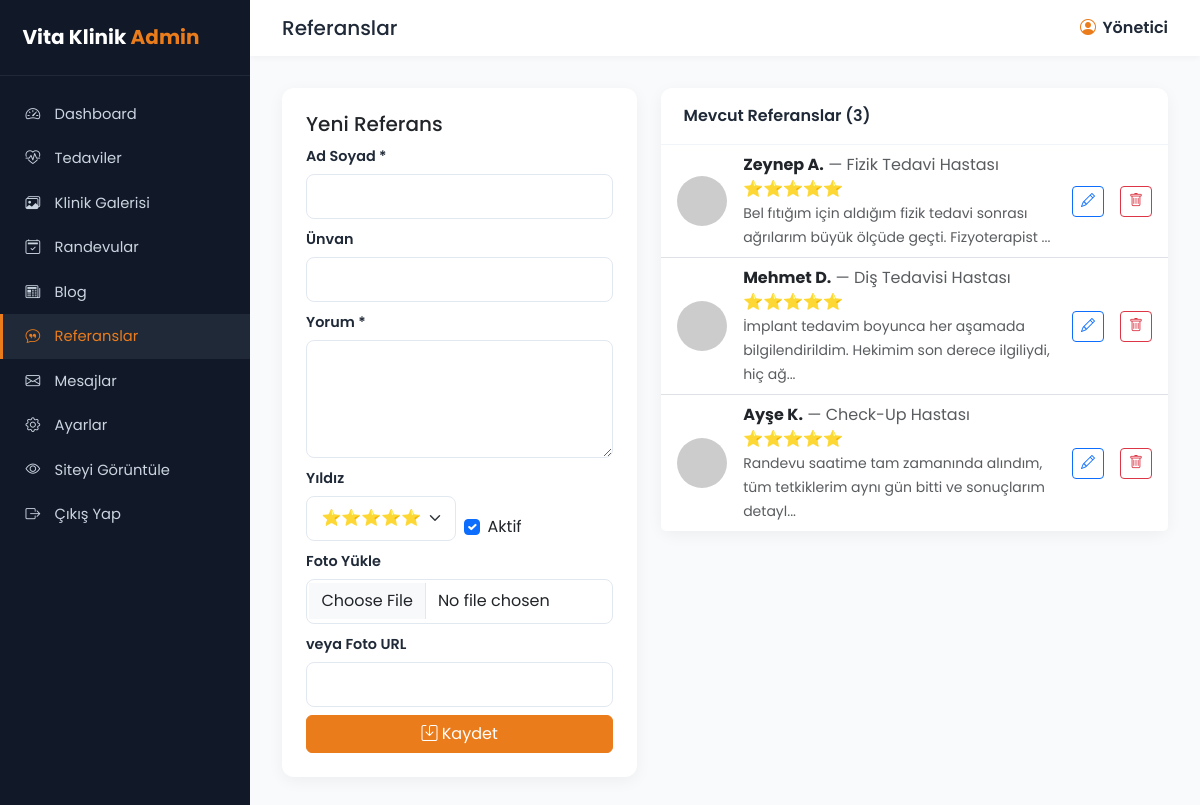
Screenshot of /admin/referanslar.php (signed in) with the database file from the repository.
### tables this page shows
CREATE TABLE `referanslar` (
  `id` INT AUTO_INCREMENT PRIMARY KEY,
  `ad` VARCHAR(100) NOT NULL,
  `unvan` VARCHAR(120),
  `yorum` TEXT,
  `foto` VARCHAR(255),
  `yildiz` TINYINT DEFAULT 5,
  `durum` TINYINT DEFAULT 1
);

### inc/helpers.php (called while the page is built, shortened)
<?php
require_once __DIR__ . '/db.php';
function e($s) { return htmlspecialchars($s ?? '', ENT_QUOTES, 'UTF-8'); }
function ayarlar() {
    static $cache = null;
    if ($cache === null) {
        global $db;
        $cache = [];
        foreach ($db->query("SELECT anahtar, deger FROM ayarlar") as $r) {
            $cache[$r['anahtar']] = $r['deger'];
        }
    }
    return $cache;
}
function ayar($k, $varsayilan = '') {
    $a = ayarlar();
    return $a[$k] ?? $varsayilan;
}

### admin/inc/auth.php (called while the page is built, shortened)
<?php
require_once __DIR__ . '/../../inc/helpers.php';
$adminAd = $_SESSION['admin_ad'] ?? 'Yönetici';

### admin/referanslar.php (the view, shortened to what this page needs)
<?php
$adminTitle='Referanslar';
require_once __DIR__ . '/inc/crud.php';
$duzId = (int)($_GET['id'] ?? 0);
$d = ['id'=>0,'ad'=>'','unvan'=>'','yorum'=>'','foto'=>'','yildiz'=>5,'durum'=>1];
$liste = $db->query("SELECT * FROM referanslar ORDER BY id DESC")->fetchAll();
require_once __DIR__ . '/inc/header.php';
?>
<div class="row g-4">
  <div class="col-lg-5">
    <form method="post" enctype="multipart/form-data" class="card p-4">
      <h5><?= $duzId?'Referans Düzenle':'Yeni Referans' ?></h5>
      <div class="mb-2"><label class="form-label">Ad Soyad *</label><input class="form-control" name="ad" value="<?= e($d['ad']) ?>" required></div>
      <div class="mb-2"><label class="form-label">Ünvan</label><input class="form-control" name="unvan" value="<?= e($d['unvan']) ?>"></div>
      <div class="mb-2"><label class="form-label">Yorum *</label><textarea class="form-control" name="yorum" rows="4" required><?= e($d['yorum']) ?></textarea></div>
      <div class="row g-2 mb-2">
        <div class="col-6"><label class="form-label">Yıldız</label><select class="form-select" name="yildiz"><?php for($i=5;$i>=1;$i--): ?><option value="<?= $i ?>" <?= $d['yildiz']==$i?'selected':'' ?>><?= str_repeat('⭐',$i) ?></option><?php endfor; ?></select></div>
        <div class="col-6 d-flex align-items-end"><div class="form-check"><input type="checkbox" class="form-check-input" id="durum" name="durum" <?= $d['durum']?'checked':'' ?>><label class="form-check-label" for="durum">Aktif</label></div></div>
      </div>
      <div class="mb-2"><label class="form-label">Foto Yükle</label><input type="file" class="form-control" name="foto_file" accept="image/*"></div>
      <div class="mb-2"><label class="form-label">veya Foto URL</label><input class="form-control" name="foto_url" value="<?= e($d['foto']) ?>"></div>
      <button class="btn btn-primary"><i class="bi bi-save"></i> Kaydet</button>
    </form>
  </div>
  <div class="col-lg-7">
    <div class="card">
      <div class="card-header">Mevcut Referanslar (<?= count($liste) ?>)</div>
      <ul class="list-group list-group-flush">
        <?php foreach($liste as $r): ?>
        <li class="list-group-item d-flex align-items-center gap-3">
          <?php if($r['foto']): ?><img src="<?= e($r['foto']) ?>" style="width:50px;height:50px;border-radius:50%;object-fit:cover"><?php endif; ?>
          <div class="flex-grow-1">
            <strong><?= e($r['ad']) ?></strong> <span class="text-muted">— <?= e($r['unvan']) ?></span>
            <div><?= str_repeat('⭐',(int)$r['yildiz']) ?></div>
            <small class="text-muted"><?= e(mb_substr($r['yorum'],0,90)) ?>...</small>
          </div>
          <a href="?id=<?= $r['id'] ?>" class="btn btn-sm btn-outline-primary"><i class="bi bi-pencil"></i></a>
          <a href="?sil=<?= $r['id'] ?>" class="btn btn-sm btn-outline-danger" onclick="return confirm('Silinsin mi?')"><i class="bi bi-trash"></i></a>
        </li>
        <?php endforeach; ?>
      </ul>
    </div>
  </div>
</div>
<?php require_once __DIR__ . '/inc/footer.php'; ?>

### admin/inc/header.php (shortened to what this page needs)
<?php
require_once __DIR__ . '/auth.php';
$current = basename($_SERVER['SCRIPT_NAME']);
$adminTitle = $adminTitle ?? 'Yönetim Paneli';
$yeniMesaj = (int)$db->query("SELECT COUNT(*) FROM mesajlar WHERE okundu=0")->fetchColumn();
try { $yeniTeklif = (int)$db->query("SELECT COUNT(*) FROM teklifler WHERE durum='yeni'")->fetchColumn(); } catch(Exception $e){ $yeniTeklif=0; }
?>
<!doctype html>
<html lang="tr">
<head>
<title><?= e($adminTitle) ?> — <?= e(ayar('site_adi')) ?></title>
<link href="https://cdn.jsdelivr.net/npm/bootstrap@5.3.2/dist/css/bootstrap.min.css" rel="stylesheet">
<link href="https://cdn.jsdelivr.net/npm/bootstrap-icons@1.11.2/font/bootstrap-icons.css" rel="stylesheet">
</head>
<body>
<aside class="sidebar">
  <div class="brand"><?= e(ayar('site_adi')) ?> <span>Admin</span></div>
  <?php
  $menu = [
    'dashboard.php' => ['bi-speedometer2','Dashboard',0],
    'hizmetler.php' => ['bi-heart-pulse','Tedaviler',0],
    'projeler.php'  => ['bi-images','Klinik Galerisi',0],
    'teklifler.php' => ['bi-calendar2-check','Randevular',$yeniTeklif],
    'blog.php'      => ['bi-newspaper','Blog',0],
    'referanslar.php'=> ['bi-chat-quote','Referanslar',0],
    'mesajlar.php'  => ['bi-envelope','Mesajlar',$yeniMesaj],
    'ayarlar.php'   => ['bi-gear','Ayarlar',0],
  ];
  foreach($menu as $f=>$it):
    $active = (str_starts_with($current, explode('.',$f)[0])) ? 'active' : '';
  ?>
    <a href="<?= SITE_URL ?>/admin/<?= $f ?>" class="<?= $active ?>"><i class="bi <?= $it[0] ?>"></i><span><?= $it[1] ?></span><?php if($it[2]): ?><span class="badge"><?= $it[2] ?></span><?php endif; ?></a>
  <?php endforeach; ?>
  <a href="<?= SITE_URL ?>/" target="_blank"><i class="bi bi-eye"></i><span>Siteyi Görüntüle</span></a>
  <a href="<?= SITE_URL ?>/admin/logout.php"><i class="bi bi-box-arrow-right"></i><span>Çıkış Yap</span></a>
</aside>
<main class="main">
  <div class="topbar">
    <h1><?= e($adminTitle) ?></h1>
    <div class="user"><i class="bi bi-person-circle"></i><?= e($adminAd) ?></div>
  </div>
  <div class="content">

### admin/inc/footer.php (shortened to what this page needs)
  </div>
</main>
</body>
</html>

### admin/inc/header.php (style rules this page uses)
:root { --primary:#ea7c1c;--primary-dark:#c66514;--dark:#1f2937;--sidebar:#111827;--light:#f9fafb }
body { font-family:'Poppins',sans-serif;background:var(--light);margin:0 }
.sidebar { position:fixed;left:0;top:0;bottom:0;width:250px;background:var(--sidebar);color:#cbd5e1;padding:1.4rem 0;overflow-y:auto }
.sidebar .brand { padding:0 1.4rem 1.4rem;border-bottom:1px solid #1f2937;margin-bottom:1rem;color:#fff;font-weight:700;font-size:1.25rem }
.sidebar .brand span { color:var(--primary) }
.sidebar a { display:flex;align-items:center;padding:.7rem 1.4rem;color:#cbd5e1;text-decoration:none;font-size:.92rem;transition:.2s;border-left:3px solid transparent }
.sidebar a i { margin-right:.7rem;width:18px }
.sidebar a:hover,.sidebar a.active { background:#1f2937;color:#fff;border-left-color:var(--primary) }
.sidebar a.active { color:var(--primary) }
.main { margin-left:250px;padding:0 }
.topbar { background:#fff;padding:1rem 2rem;display:flex;justify-content:space-between;align-items:center;box-shadow:0 2px 6px rgba(0,0,0,.04) }
.topbar h1 { font-size:1.25rem;margin:0;color:var(--dark) }
.topbar .user { color:var(--dark);font-weight:600 }
.topbar .user i { color:var(--primary);margin-right:.4rem }
.content { padding:2rem }
.card { border:none;box-shadow:0 4px 16px rgba(0,0,0,.05);border-radius:12px }
.card-header { background:#fff;border-bottom:1px solid #f1f5f9;padding:1rem 1.4rem;font-weight:600;color:var(--dark);border-radius:12px 12px 0 0!important }
.btn-primary { background:var(--primary);border-color:var(--primary) }
.form-control,.form-select { border-radius:8px;padding:.6rem .9rem;border:1px solid #e2e8f0 }
.form-label { font-weight:600;color:var(--dark);font-size:.9rem;margin-bottom:.4rem }

### rows the page displays
referanslar: ad "Zeynep A.", unvan "Fizik Tedavi Hastası", yildiz "⭐⭐⭐⭐⭐", yorum "Bel fıtığım için aldığım fizik tedavi sonrası ağrılarım büyük ölçüde geçti. Fizyoterapist"
referanslar: ad "Mehmet D.", unvan "Diş Tedavisi Hastası", yildiz "⭐⭐⭐⭐⭐", yorum "İmplant tedavim boyunca her aşamada bilgilendirildim. Hekimim son derece ilgiliydi, hiç ağ"
referanslar: ad "Ayşe K.", unvan "Check-Up Hastası", yildiz "⭐⭐⭐⭐⭐", yorum "Randevu saatime tam zamanında alındım, tüm tetkiklerim aynı gün bitti ve sonuçlarım detayl"

### other values shown
ayar('site_adi') "Vita Klinik"
$it[1] "Dashboard"
$it[1] "Tedaviler"
$it[1] "Klinik Galerisi"
$it[1] "Randevular"
$it[1] "Blog"
$it[1] "Referanslar"
$it[1] "Mesajlar"
$it[1] "Ayarlar"
$adminTitle "Referanslar"
$adminAd "Yönetici"
count($liste) "3"
form field yildiz "⭐⭐⭐⭐⭐"
